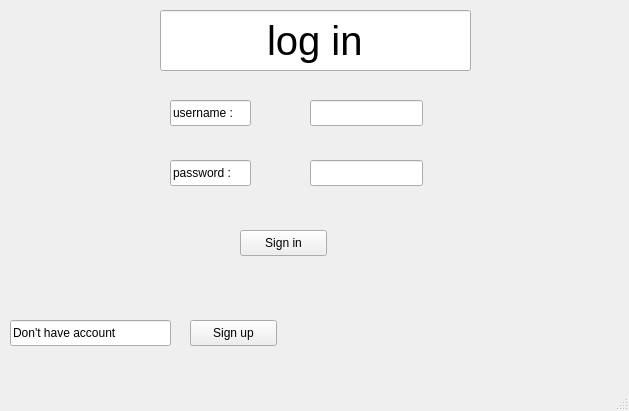
<?xml version="1.0" encoding="UTF-8"?>
<ui version="4.0">
 <class>MainWindow</class>
 <widget class="QMainWindow" name="MainWindow">
  <property name="geometry">
   <rect>
    <x>0</x>
    <y>0</y>
    <width>629</width>
    <height>411</height>
   </rect>
  </property>
  <property name="windowTitle">
   <string>MainWindow</string>
  </property>
  <widget class="QWidget" name="centralwidget">
   <widget class="QPushButton" name="SignUpButton">
    <property name="geometry">
     <rect>
      <x>190</x>
      <y>320</y>
      <width>87</width>
      <height>26</height>
     </rect>
    </property>
    <property name="text">
     <string>Sign up</string>
    </property>
   </widget>
   <widget class="QPushButton" name="SignInButton">
    <property name="geometry">
     <rect>
      <x>240</x>
      <y>230</y>
      <width>87</width>
      <height>26</height>
     </rect>
    </property>
    <property name="text">
     <string>Sign in</string>
    </property>
   </widget>
   <widget class="QLineEdit" name="userNameField">
    <property name="geometry">
     <rect>
      <x>310</x>
      <y>100</y>
      <width>113</width>
      <height>26</height>
     </rect>
    </property>
   </widget>
   <widget class="QLineEdit" name="passField">
    <property name="geometry">
     <rect>
      <x>310</x>
      <y>160</y>
      <width>113</width>
      <height>26</height>
     </rect>
    </property>
   </widget>
   <widget class="QLineEdit" name="Text2">
    <property name="geometry">
     <rect>
      <x>170</x>
      <y>100</y>
      <width>81</width>
      <height>26</height>
     </rect>
    </property>
    <property name="text">
     <string>username : </string>
    </property>
    <property name="readOnly">
     <bool>true</bool>
    </property>
   </widget>
   <widget class="QLineEdit" name="Text3">
    <property name="geometry">
     <rect>
      <x>170</x>
      <y>160</y>
      <width>81</width>
      <height>26</height>
     </rect>
    </property>
    <property name="text">
     <string>password : </string>
    </property>
    <property name="readOnly">
     <bool>true</bool>
    </property>
   </widget>
   <widget class="QLineEdit" name="Text1">
    <property name="geometry">
     <rect>
      <x>10</x>
      <y>320</y>
      <width>161</width>
      <height>26</height>
     </rect>
    </property>
    <property name="text">
     <string>Don't have account</string>
    </property>
    <property name="readOnly">
     <bool>true</bool>
    </property>
   </widget>
   <widget class="QLineEdit" name="Text2_2">
    <property name="geometry">
     <rect>
      <x>160</x>
      <y>10</y>
      <width>311</width>
      <height>61</height>
     </rect>
    </property>
    <property name="font">
     <font>
      <pointsize>30</pointsize>
     </font>
    </property>
    <property name="text">
     <string>log in</string>
    </property>
    <property name="alignment">
     <set>Qt::AlignCenter</set>
    </property>
    <property name="readOnly">
     <bool>true</bool>
    </property>
   </widget>
  </widget>
  <widget class="QMenuBar" name="menubar">
   <property name="geometry">
    <rect>
     <x>0</x>
     <y>0</y>
     <width>629</width>
     <height>23</height>
    </rect>
   </property>
  </widget>
  <widget class="QStatusBar" name="statusbar"/>
 </widget>
 <resources/>
 <connections/>
</ui>
